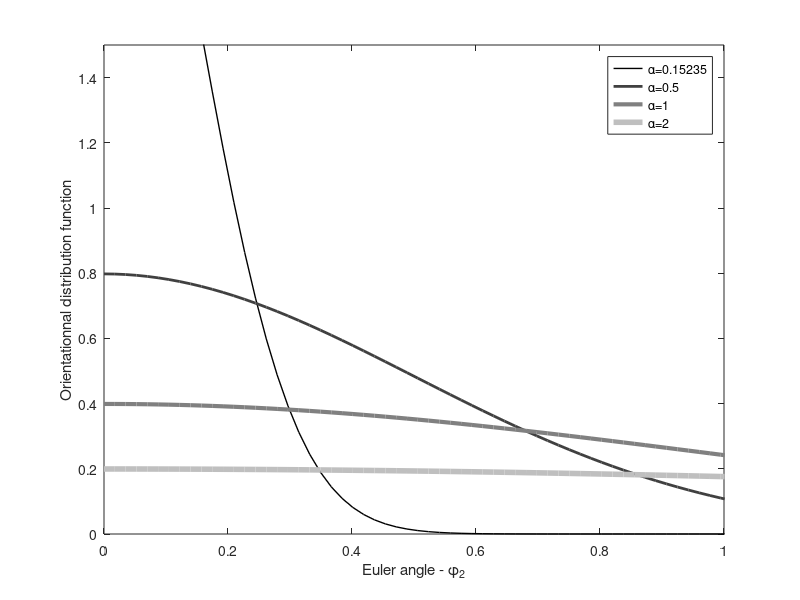

Here is the MATLAB script that generated this plot:
%% Copyright 2014 MERCIER David
function W = ODF_W_function(phi2, alpha, varargin)
% Gaussian distribution function to describe a texture
% See Li J.Y. /  J. Mech. Phys. Solids 48 (2000) 529-552
% DOI : 10.1016/S0022-5096(99)00042-3

% author: david9684@gmail.com

% phi2 : Euler angles in rad
% alpha : Parameter in Gaussian distribution function

if nargin < 2
    % Setting of parameter in Gaussian distribution function
    alpha = [0.15235, 0.5, 1, 2];
end

if nargin < 1
    phi2 = 0:1:360;
    phi2 = phi2*pi/180; % degtorad
end

% Setting of color/width of lines
c1 = 0;
c2 = 0;
c3 = 0;
lw = 1;

% Preallocation of variables
W = zeros(length(phi2),length(alpha));
legendInfo{length(alpha)} = [];

for ii = 1:length(alpha)
    W(:,ii) = (1./(alpha(ii)*((2*pi).^0.5))) * ...
        exp((-phi2.^2)./(2*(alpha(ii).^2)));
    plot(phi2, W(:,ii),...
        'Color',[c1 c2 c3],...
        'Linewidth', lw);
    legendInfo{ii} = (strcat('\alpha=', num2str(alpha(ii))));
    c1 = c1 + 1/length(alpha);
    c2 = c2 + 1/length(alpha);
    c3 = c3 + 1/length(alpha);
    lw = lw + 1;
    hold on;
end

% Plot options
xlim(gca, [0, 1]);
ylim(gca, [0, 1.5]);
xlabel('Euler angle - \phi_2')
ylabel('Orientationnal distribution function')
legend(legendInfo);

end
